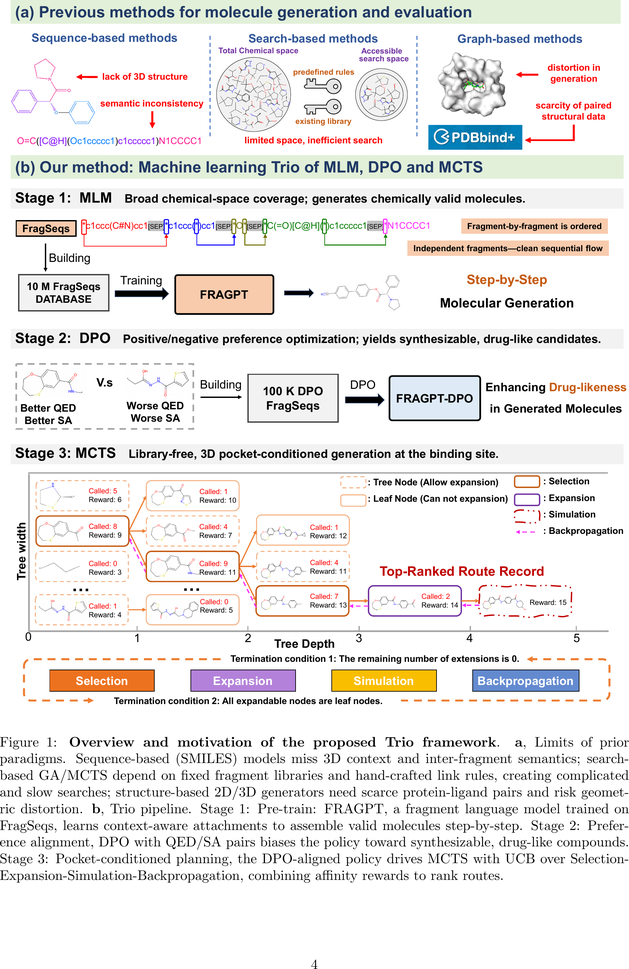
#> input picture _pages/Machine Learning & AI/Generation/trio_figs/fig1.png, 629 x 969 px, shrunk from 1879 x 2893 before the run; its folder holds 4 pictures in this run
$ python crop_white_borders.py
#> lines starting #> are read from the running program, lines starting #| are printed output that depends on the picture
#!/usr/bin/env python3
"""
裁剪图片的白色边距
"""
from PIL import Image
from pathlib import Path

def crop_white_borders(image_path, output_path=None, threshold=250):
    """
    裁剪图片四周的白边

    Args:
        image_path: 输入图片路径
        output_path: 输出图片路径（None则覆盖原文件）
        threshold: 白色阈值（0-255，默认250）
    """
#> called with threshold = 250
    img = Image.open(image_path)
#> img is the input picture: PIL image 629x969 RGB; mean R, G, B 234.9, 232.6, 231.4

    # 转为灰度图
    gray = img.convert('L')
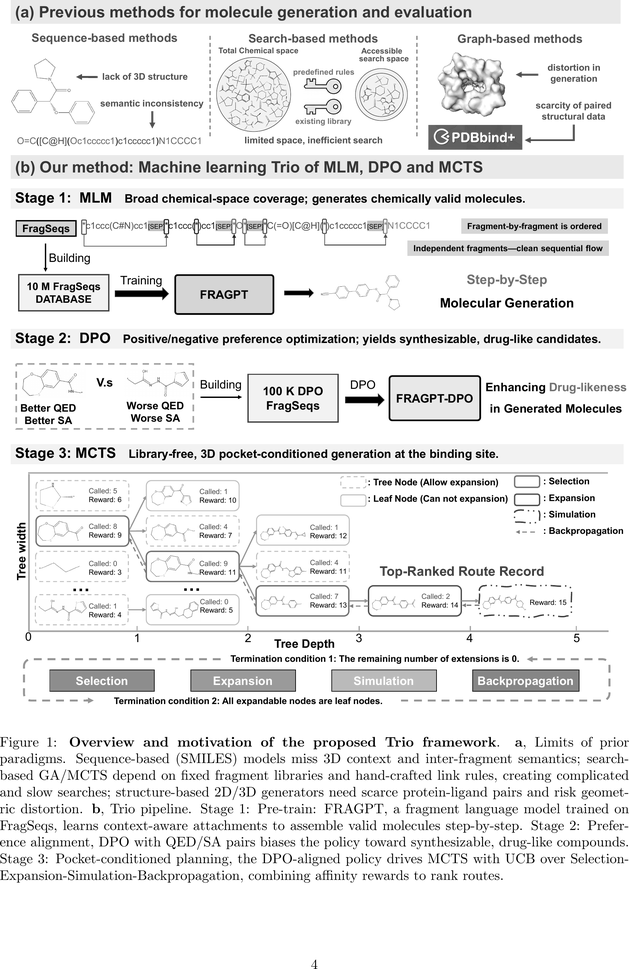
#> gray: PIL image 629x969 L; min 0, max 255, mean 233.1

    # 将接近白色的像素设为255，其他设为0
    # 然后用getbbox()找到非白色区域的边界框
    bbox = gray.point(lambda x: 0 if x > threshold else 255).getbbox()
#> bbox = (0, 0, 629, 969)

    if bbox:
        # 裁剪
        img_cropped = img.crop(bbox)

        # 保存
        save_path = output_path if output_path else image_path
        img_cropped.save(save_path, 'PNG', optimize=True)

        print(f"✓ {Path(image_path).name}: {img.width}x{img.height} -> {img_cropped.width}x{img_cropped.height}")
#| ✓ fig1.png: 629x969 -> 629x969
        return True
    else:
        print(f"✗ {Path(image_path).name}: 无法检测到边界")
        return False

if __name__ == "__main__":
    trio_figs_dir = Path("trio_figs")

    print("开始裁剪白边...")
    print("=" * 60)

    for fig_file in sorted(trio_figs_dir.glob("fig*.png")):
        crop_white_borders(fig_file)
#> pass 2 of the loop `for fig_file in sorted(trio_figs_dir.glob("fig*.png")):`:
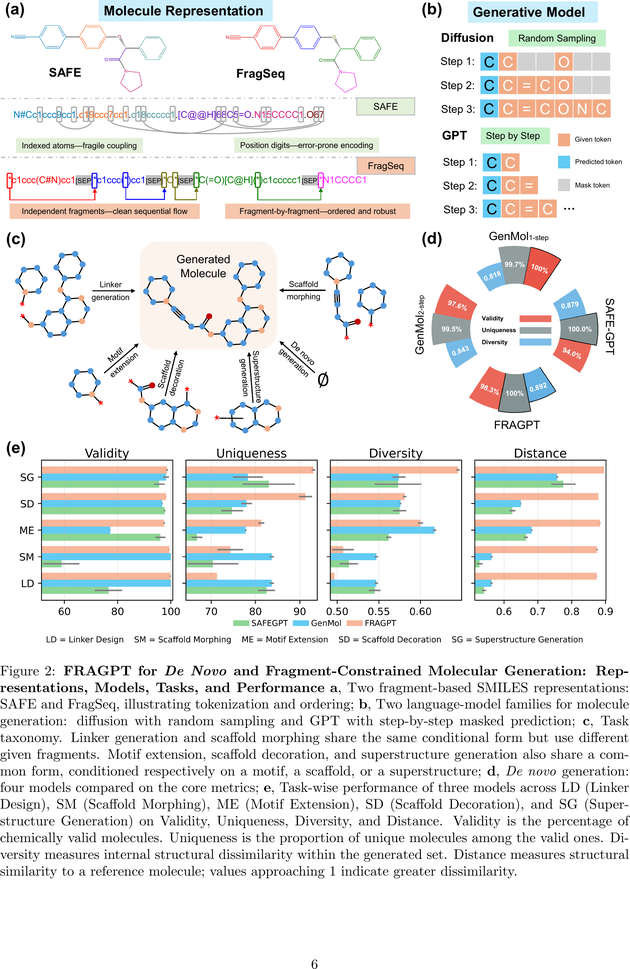
#> input picture _pages/Machine Learning & AI/Generation/trio_figs/fig2.png, 630 x 969 px, shrunk from 1883 x 2894 before the run
#> in crop_white_borders, img is the input picture: PIL image 630x969 RGB; mean R, G, B 233.5, 233.9, 232.8
#> in crop_white_borders (call 2), `gray = img.convert('L')`:
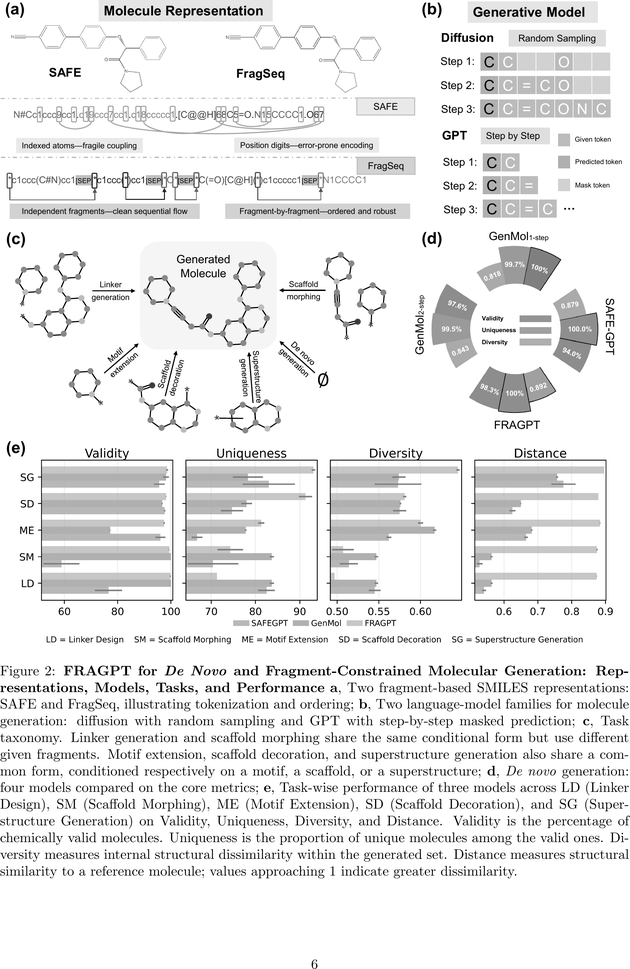
#> gray: PIL image 630x969 L; min 0, max 255, mean 233.6
#> bbox = (0, 0, 630, 969)
#| ✓ fig2.png: 630x969 -> 630x969
#> pass 3 of the loop `for fig_file in sorted(trio_figs_dir.glob("fig*.png")):`:
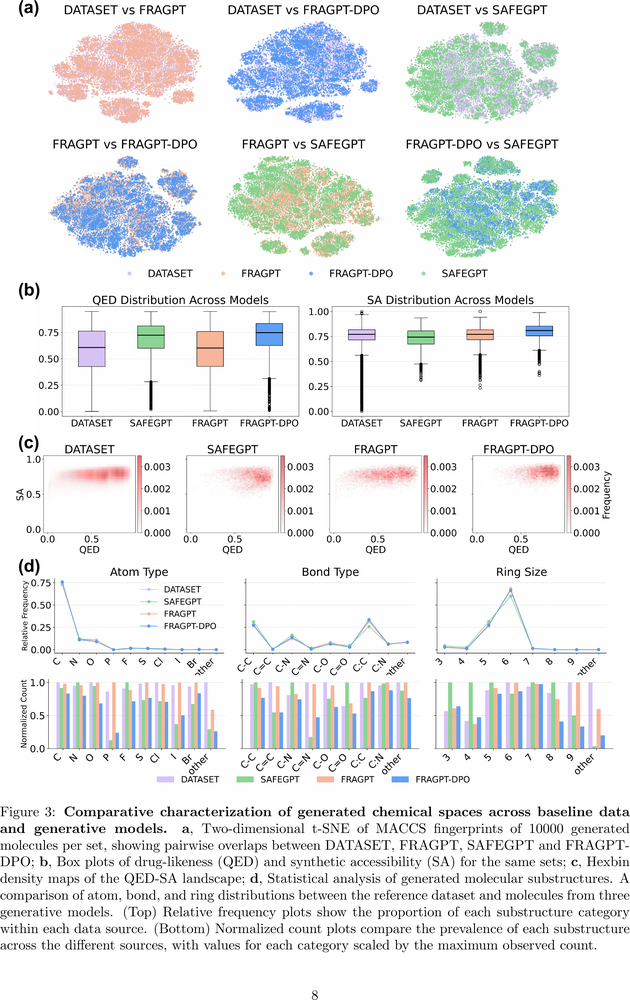
#> input picture _pages/Machine Learning & AI/Generation/trio_figs/fig3.png, 630 x 1000 px, shrunk from 1881 x 2987 before the run
#> in crop_white_borders, img is the input picture: PIL image 630x1000 RGB; mean R, G, B 234, 235.7, 236.4
#> in crop_white_borders (call 3), `gray = img.convert('L')`:
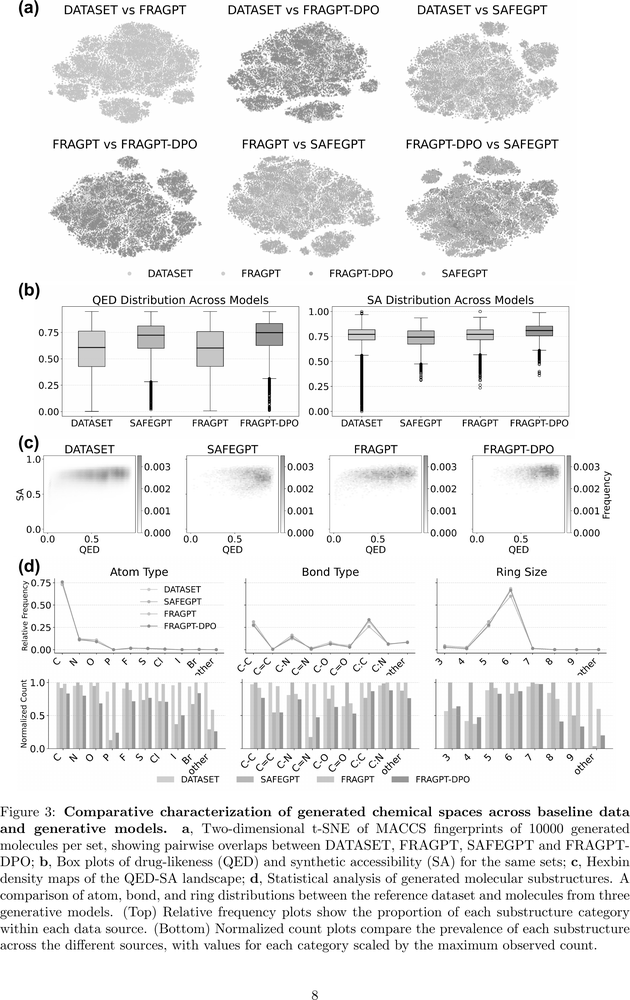
#> gray: PIL image 630x1000 L; min 0, max 255, mean 235.3
#> bbox = (0, 0, 630, 1000)
#| ✓ fig3.png: 630x1000 -> 630x1000
#> the loop made 4 passes; the first 3 are shown

    print("=" * 60)
    print("完成！")
